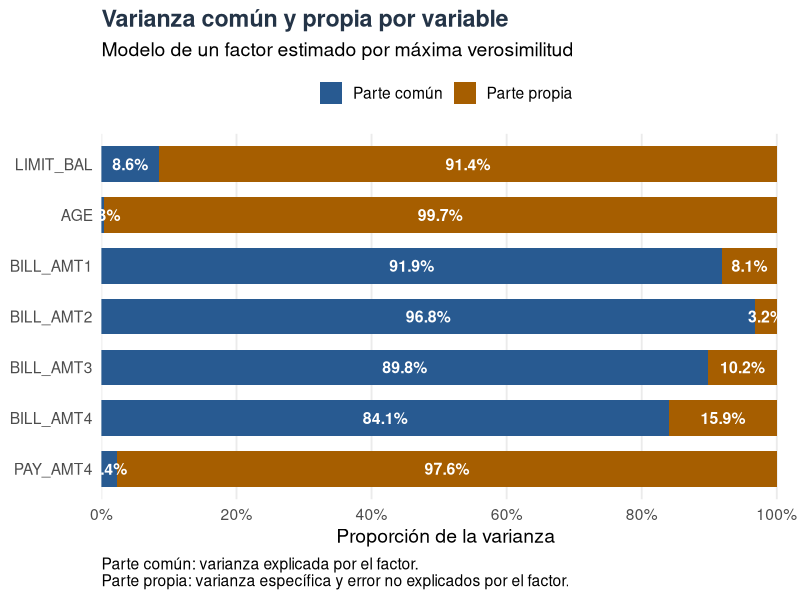

Write the R code that produced this figure.
## ---- chunk 1
knitr::opts_chunk$set(echo = TRUE, warning = FALSE, message = FALSE)
## ---- chunk 2
paquetes <- c(
  "readr",
  "corrplot",
  "dplyr",
  "rlang",
  "here",
  "readxl",
  "ragg",
  "kableExtra",
  "tidyr",
  "ggplot2",
  "ggrepel"
)

paquetes_faltantes <- paquetes[!paquetes %in% rownames(installed.packages())]

if (length(paquetes_faltantes) > 0) {
  install.packages(
    paquetes_faltantes,
    repos = "https://cloud.r-project.org"
  )
}


# Esto es lo que faltaba: cargar los paquetes
invisible(lapply(paquetes, library, character.only = TRUE))
## ---- chunk 3
if (!requireNamespace("psych", quietly = TRUE)) {
  install.packages("psych", repos = "https://cloud.r-project.org")
}

datos_credit <- readr::read_csv(
  here::here("DATASET", "datos_credit.csv"),
  show_col_types = FALSE
)

# Se reemplazan BILL_AMT5 y PAY_AMT5 por LIMIT_BAL y AGE.
# Las diez variables describen el perfil del cliente y su actividad crediticia.
variables <- c(
  "LIMIT_BAL",
  "AGE",
  paste0("BILL_AMT", 1:4),
  paste0("PAY_AMT", 1:4)
)

datos_kmo <- as.data.frame(datos_credit[, variables])
stopifnot(all(vapply(datos_kmo, is.numeric, logical(1))))

datos_kmo <- datos_kmo[complete.cases(datos_kmo), , drop = FALSE]
matriz_correlaciones <- cor(datos_kmo, method = "pearson")

resultado_kmo <- psych::KMO(matriz_correlaciones)

resultado_kmo
## ---- chunk 4
library(dplyr)
library(knitr)
library(kableExtra)

clasificar_kmo <- function(x) {
  case_when(
    is.na(x)  ~ "No disponible",
    x >= 0.90 ~ "Excelente",
    x >= 0.80 ~ "Muy buena",
    x >= 0.70 ~ "Aceptable",
    x >= 0.60 ~ "Regular",
    x >= 0.50 ~ "Baja",
    TRUE      ~ "Inadecuada"
  )
}

tabla_kmo <- data.frame(
  Indicador = c(
    "KMO global · Conjunto de las diez variables",
    "LIMIT_BAL · Límite de crédito",
    "AGE · Edad",
    "BILL_AMT1 · Septiembre",
    "BILL_AMT2 · Agosto",
    "BILL_AMT3 · Julio",
    "BILL_AMT4 · Junio",
    "PAY_AMT1 · Septiembre",
    "PAY_AMT2 · Agosto",
    "PAY_AMT3 · Julio",
    "PAY_AMT4 · Junio"
  ),
  Valor = c(
    resultado_kmo$MSA,
    unname(resultado_kmo$MSAi[variables])
  )
) %>%
  mutate(Adecuacion = clasificar_kmo(Valor))

tabla_kmo %>%
  kable(
    format = "html",
    caption = "Adecuación para el análisis factorial: KMO global y MSA por variable.",
    col.names = c("Indicador / variable", "KMO / MSA", "Adecuación"),
    digits = 3,
    format.args = list(decimal.mark = ","),
    align = c("l", "r", "l")
  ) %>%
  kable_styling(
    bootstrap_options = c("hover", "responsive"),
    full_width = TRUE,
    font_size = 15
  ) %>%
  row_spec(0, bold = TRUE, color = "white", background = "#243447") %>%
  row_spec(1, bold = TRUE, background = "#E8EFFA", color = "#17365D") %>%
  row_spec(2:3, background = "#EDE8F5", color = "#513675") %>%
  row_spec(4:7, background = "#FFF1DE", color = "#754000") %>%
  row_spec(8:11, background = "#E5F3EE", color = "#175541") %>%
  column_spec(1, bold = TRUE, width = "8cm") %>%
  pack_rows(
    "RESULTADO GLOBAL · Adecuación del conjunto",
    1, 1,
    label_row_css = "background-color: #285A91; color: white; font-weight: bold;",
    indent = FALSE
  ) %>%
  pack_rows(
    "PERFIL DEL CLIENTE · Límite de crédito y edad",
    2, 3,
    label_row_css = "background-color: #6B4C91; color: white; font-weight: bold;",
    indent = FALSE
  ) %>%
  pack_rows(
    "FACTURACIÓN · Montos de los estados de cuenta",
    4, 7,
    label_row_css = "background-color: #A65E00; color: white; font-weight: bold;",
    indent = FALSE
  ) %>%
  pack_rows(
    "PAGOS · Montos efectivamente pagados",
    8, 11,
    label_row_css = "background-color: #24735B; color: white; font-weight: bold;",
    indent = FALSE
  ) %>%
  footnote(
    general = c(
      "Criterio orientativo: [0,90; 1] excelente; [0,80; 0,90) muy buena; [0,70; 0,80) aceptable; [0,60; 0,70) regular; [0,50; 0,60) baja; menos de 0,50 inadecuada."
    ),
    general_title = "Nota: ",
    footnote_as_chunk = TRUE
  )
## ---- chunk 5
# Retirar PAY_AMT1 y recalcular con las nueve variables restantes.
variables <- c(
  "LIMIT_BAL",
  "AGE",
  paste0("BILL_AMT", 1:4),
  paste0("PAY_AMT", 2:4)
)

datos_kmo <- as.data.frame(datos_credit[, variables])
stopifnot(all(vapply(datos_kmo, is.numeric, logical(1))))

datos_kmo <- datos_kmo[complete.cases(datos_kmo), , drop = FALSE]
matriz_correlaciones <- cor(datos_kmo, method = "pearson")

resultado_kmo <- psych::KMO(matriz_correlaciones)
## ---- chunk 6
library(dplyr)
library(knitr)
library(kableExtra)

clasificar_kmo <- function(x) {
  case_when(
    is.na(x)  ~ "No disponible",
    x >= 0.90 ~ "Excelente",
    x >= 0.80 ~ "Muy buena",
    x >= 0.70 ~ "Aceptable",
    x >= 0.60 ~ "Regular",
    x >= 0.50 ~ "Baja",
    TRUE      ~ "Inadecuada"
  )
}

tabla_kmo <- data.frame(
  Indicador = c(
    "KMO global · Conjunto de las nueve variables",
    "LIMIT_BAL · Límite de crédito",
    "AGE · Edad",
    "BILL_AMT1 · Septiembre",
    "BILL_AMT2 · Agosto",
    "BILL_AMT3 · Julio",
    "BILL_AMT4 · Junio",
    "PAY_AMT2 · Agosto",
    "PAY_AMT3 · Julio",
    "PAY_AMT4 · Junio"
  ),
  Valor = c(
    resultado_kmo$MSA,
    unname(resultado_kmo$MSAi[variables])
  )
) %>%
  mutate(Adecuacion = clasificar_kmo(Valor))

tabla_kmo %>%
  kable(
    format = "html",
    caption = "KMO global y MSA por variable tras retirar PAY_AMT1.",
    col.names = c("Indicador / variable", "KMO / MSA", "Adecuación"),
    digits = 3,
    format.args = list(decimal.mark = ","),
    align = c("l", "r", "l")
  ) %>%
  kable_styling(
    bootstrap_options = c("hover", "responsive"),
    full_width = TRUE,
    font_size = 15
  ) %>%
  row_spec(0, bold = TRUE, color = "white", background = "#243447") %>%
  row_spec(1, bold = TRUE, background = "#E8EFFA", color = "#17365D") %>%
  row_spec(2:3, background = "#EDE8F5", color = "#513675") %>%
  row_spec(4:7, background = "#FFF1DE", color = "#754000") %>%
  row_spec(8:10, background = "#E5F3EE", color = "#175541") %>%
  column_spec(1, bold = TRUE, width = "8cm") %>%
  pack_rows(
    "RESULTADO GLOBAL · Adecuación del conjunto",
    1, 1,
    label_row_css = "background-color: #285A91; color: white; font-weight: bold;",
    indent = FALSE
  ) %>%
  pack_rows(
    "PERFIL DEL CLIENTE · Límite de crédito y edad",
    2, 3,
    label_row_css = "background-color: #6B4C91; color: white; font-weight: bold;",
    indent = FALSE
  ) %>%
  pack_rows(
    "FACTURACIÓN · Montos de los estados de cuenta",
    4, 7,
    label_row_css = "background-color: #A65E00; color: white; font-weight: bold;",
    indent = FALSE
  ) %>%
  pack_rows(
    "PAGOS · Montos efectivamente pagados",
    8, 10,
    label_row_css = "background-color: #24735B; color: white; font-weight: bold;",
    indent = FALSE
  ) %>%
  footnote(
    general = c(
      "Se excluyó PAY_AMT1, cuyo MSA inicial era 0,316. Todos los indicadores se recalculan con las nueve variables restantes."
    ),
    general_title = "Nota: ",
    footnote_as_chunk = TRUE
  )
## ---- chunk 7
# Retirar PAY_AMT1 y PAY_AMT2.
variables <- c(
  "LIMIT_BAL",
  "AGE",
  paste0("BILL_AMT", 1:4),
  paste0("PAY_AMT", 3:4)
)

datos_kmo <- as.data.frame(datos_credit[, variables])
stopifnot(all(vapply(datos_kmo, is.numeric, logical(1))))

datos_kmo <- datos_kmo[complete.cases(datos_kmo), , drop = FALSE]
matriz_correlaciones <- cor(datos_kmo, method = "pearson")

resultado_kmo <- psych::KMO(matriz_correlaciones)
## ---- chunk 8
library(dplyr)
library(knitr)
library(kableExtra)

clasificar_kmo <- function(x) {
  case_when(
    is.na(x)  ~ "No disponible",
    x >= 0.90 ~ "Excelente",
    x >= 0.80 ~ "Muy buena",
    x >= 0.70 ~ "Aceptable",
    x >= 0.60 ~ "Regular",
    x >= 0.50 ~ "Baja",
    TRUE      ~ "Inadecuada"
  )
}

tabla_kmo <- data.frame(
  Indicador = c(
    "KMO global · Conjunto de las ocho variables",
    "LIMIT_BAL · Límite de crédito",
    "AGE · Edad",
    "BILL_AMT1 · Septiembre",
    "BILL_AMT2 · Agosto",
    "BILL_AMT3 · Julio",
    "BILL_AMT4 · Junio",
    "PAY_AMT3 · Julio",
    "PAY_AMT4 · Junio"
  ),
  Valor = c(
    resultado_kmo$MSA,
    unname(resultado_kmo$MSAi[variables])
  )
) %>%
  mutate(Adecuacion = clasificar_kmo(Valor))

tabla_kmo %>%
  kable(
    format = "html",
    caption = "KMO global y MSA por variable tras retirar PAY_AMT1 y PAY_AMT2.",
    col.names = c("Indicador / variable", "KMO / MSA", "Adecuación"),
    digits = 3,
    format.args = list(decimal.mark = ","),
    align = c("l", "r", "l")
  ) %>%
  kable_styling(
    bootstrap_options = c("hover", "responsive"),
    full_width = TRUE,
    font_size = 15
  ) %>%
  row_spec(0, bold = TRUE, color = "white", background = "#243447") %>%
  row_spec(1, bold = TRUE, background = "#E8EFFA", color = "#17365D") %>%
  row_spec(2:3, background = "#EDE8F5", color = "#513675") %>%
  row_spec(4:7, background = "#FFF1DE", color = "#754000") %>%
  row_spec(8:9, background = "#E5F3EE", color = "#175541") %>%
  column_spec(1, bold = TRUE, width = "8cm") %>%
  pack_rows(
    "RESULTADO GLOBAL · Adecuación del conjunto",
    1, 1,
    label_row_css = "background-color: #285A91; color: white; font-weight: bold;",
    indent = FALSE
  ) %>%
  pack_rows(
    "PERFIL DEL CLIENTE · Límite de crédito y edad",
    2, 3,
    label_row_css = "background-color: #6B4C91; color: white; font-weight: bold;",
    indent = FALSE
  ) %>%
  pack_rows(
    "FACTURACIÓN · Montos de los estados de cuenta",
    4, 7,
    label_row_css = "background-color: #A65E00; color: white; font-weight: bold;",
    indent = FALSE
  ) %>%
  pack_rows(
    "PAGOS · Montos efectivamente pagados",
    8, 9,
    label_row_css = "background-color: #24735B; color: white; font-weight: bold;",
    indent = FALSE
  ) %>%
  footnote(
    general = c(
      "Se excluyeron PAY_AMT1 y PAY_AMT2. Todos los indicadores se recalculan con las ocho variables restantes."
    ),
    general_title = "Nota: ",
    footnote_as_chunk = TRUE
  )
## ---- chunk 9
# Mantener excluidas PAY_AMT1 y PAY_AMT2, y retirar PAY_AMT3.
variables <- c(
  "LIMIT_BAL",
  "AGE",
  paste0("BILL_AMT", 1:4),
  "PAY_AMT4"
)

datos_kmo <- as.data.frame(datos_credit[, variables])
stopifnot(all(vapply(datos_kmo, is.numeric, logical(1))))

datos_kmo <- datos_kmo[complete.cases(datos_kmo), , drop = FALSE]
matriz_correlaciones <- cor(datos_kmo, method = "pearson")

resultado_kmo <- psych::KMO(matriz_correlaciones)
## ---- chunk 10
library(dplyr)
library(knitr)
library(kableExtra)

clasificar_kmo <- function(x) {
  case_when(
    is.na(x)  ~ "No disponible",
    x >= 0.90 ~ "Excelente",
    x >= 0.80 ~ "Muy buena",
    x >= 0.70 ~ "Aceptable",
    x >= 0.60 ~ "Regular",
    x >= 0.50 ~ "Baja",
    TRUE      ~ "Inadecuada"
  )
}

tabla_kmo <- data.frame(
  Indicador = c(
    "KMO global · Conjunto de las siete variables",
    "LIMIT_BAL · Límite de crédito",
    "AGE · Edad",
    "BILL_AMT1 · Septiembre",
    "BILL_AMT2 · Agosto",
    "BILL_AMT3 · Julio",
    "BILL_AMT4 · Junio",
    "PAY_AMT4 · Junio"
  ),
  Valor = c(
    resultado_kmo$MSA,
    unname(resultado_kmo$MSAi[variables])
  )
) %>%
  mutate(Adecuacion = clasificar_kmo(Valor))

tabla_kmo %>%
  kable(
    format = "html",
    caption = "KMO global y MSA por variable tras retirar PAY_AMT1, PAY_AMT2 y PAY_AMT3.",
    col.names = c("Indicador / variable", "KMO / MSA", "Adecuación"),
    digits = 3,
    format.args = list(decimal.mark = ","),
    align = c("l", "r", "l")
  ) %>%
  kable_styling(
    bootstrap_options = c("hover", "responsive"),
    full_width = TRUE,
    font_size = 15
  ) %>%
  row_spec(0, bold = TRUE, color = "white", background = "#243447") %>%
  row_spec(1, bold = TRUE, background = "#E8EFFA", color = "#17365D") %>%
  row_spec(2:3, background = "#EDE8F5", color = "#513675") %>%
  row_spec(4:7, background = "#FFF1DE", color = "#754000") %>%
  row_spec(8, background = "#E5F3EE", color = "#175541") %>%
  column_spec(1, bold = TRUE, width = "8cm") %>%
  pack_rows(
    "RESULTADO GLOBAL · Adecuación del conjunto",
    1, 1,
    label_row_css = "background-color: #285A91; color: white; font-weight: bold;",
    indent = FALSE
  ) %>%
  pack_rows(
    "PERFIL DEL CLIENTE · Límite de crédito y edad",
    2, 3,
    label_row_css = "background-color: #6B4C91; color: white; font-weight: bold;",
    indent = FALSE
  ) %>%
  pack_rows(
    "FACTURACIÓN · Montos de los estados de cuenta",
    4, 7,
    label_row_css = "background-color: #A65E00; color: white; font-weight: bold;",
    indent = FALSE
  ) %>%
  pack_rows(
    "PAGOS · Monto efectivamente pagado",
    8, 8,
    label_row_css = "background-color: #24735B; color: white; font-weight: bold;",
    indent = FALSE
  ) %>%
  footnote(
    general = c(
      "Se excluyeron PAY_AMT1, PAY_AMT2 y PAY_AMT3. Todos los indicadores se recalculan con las siete variables restantes."
    ),
    general_title = "Nota: ",
    footnote_as_chunk = TRUE
  )
## ---- chunk 11
# Ajustar un factor por máxima verosimilitud con las siete variables.
modelo_fa <- psych::fa(
  datos_kmo,
  nfactors = 1,
  fm = "ml",
  rotate = "none"
)

print(modelo_fa)

# Parte común: proporción de varianza explicada por el factor.
# Parte propia: proporción de varianza no explicada por el factor.
tabla_varianzas <- data.frame(
  Variable = colnames(datos_kmo),
  Comun = unname(modelo_fa$communality),
  Propia = unname(modelo_fa$uniquenesses)
)
## ---- chunk 12
library(dplyr)
library(tidyr)
library(ggplot2)

datos_grafica <- tabla_varianzas %>%
  pivot_longer(
    cols = c(Comun, Propia),
    names_to = "Parte",
    values_to = "Proporcion"
  ) %>%
  mutate(
    Variable = factor(Variable, levels = rev(colnames(datos_kmo))),
    Parte = factor(Parte, levels = c("Comun", "Propia"))
  )

ggplot(
  datos_grafica,
  aes(x = Variable, y = Proporcion, fill = Parte)
) +
  geom_col(
    width = 0.7,
    position = position_stack(reverse = TRUE)
  ) +
  geom_text(
    aes(label = scales::percent(Proporcion, accuracy = 0.1)),
    position = position_stack(vjust = 0.5, reverse = TRUE),
    color = "white",
    fontface = "bold",
    size = 4
  ) +
  coord_flip() +
  scale_fill_manual(
    values = c("Comun" = "#285A91", "Propia" = "#A65E00"),
    labels = c("Parte común", "Parte propia")
  ) +
  scale_y_continuous(
    labels = scales::label_percent(),
    breaks = seq(0, 1, 0.2),
    expand = expansion(mult = c(0, 0.02))
  ) +
  labs(
    title = "Varianza común y propia por variable",
    subtitle = "Modelo de un factor estimado por máxima verosimilitud",
    x = NULL,
    y = "Proporción de la varianza",
    fill = NULL,
    caption = paste(
      "Parte común: varianza explicada por el factor.",
      "Parte propia: varianza específica y error no explicados por el factor.",
      sep = "\n"
    )
  ) +
  theme_minimal(base_size = 14) +
  theme(
    legend.position = "top",
    panel.grid.major.y = element_blank(),
    panel.grid.minor = element_blank(),
    plot.title = element_text(face = "bold", color = "#243447"),
    plot.caption = element_text(hjust = 0)
  )
